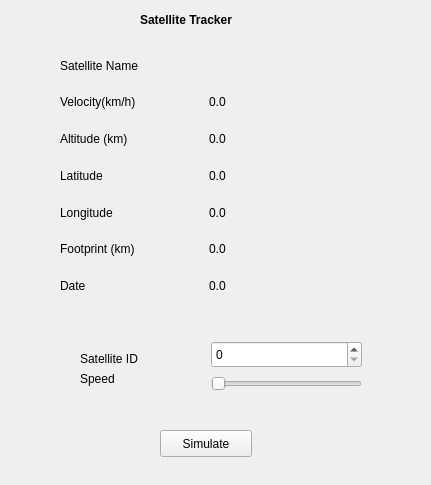
<?xml version="1.0" encoding="UTF-8"?>
<ui version="4.0">
 <class>Interface</class>
 <widget class="QWidget" name="Interface">
  <property name="geometry">
   <rect>
    <x>0</x>
    <y>0</y>
    <width>431</width>
    <height>485</height>
   </rect>
  </property>
  <property name="windowTitle">
   <string>Interface</string>
  </property>
  <property name="autoFillBackground">
   <bool>false</bool>
  </property>
  <widget class="QLabel" name="label_4">
   <property name="geometry">
    <rect>
     <x>140</x>
     <y>10</y>
     <width>121</width>
     <height>20</height>
    </rect>
   </property>
   <property name="font">
    <font>
     <weight>75</weight>
     <bold>true</bold>
    </font>
   </property>
   <property name="text">
    <string>Satellite Tracker</string>
   </property>
  </widget>
  <widget class="QWidget" name="layoutWidget">
   <property name="geometry">
    <rect>
     <x>50</x>
     <y>40</y>
     <width>311</width>
     <height>271</height>
    </rect>
   </property>
   <layout class="QGridLayout" name="gridLayout">
    <property name="margin">
     <number>10</number>
    </property>
    <item row="0" column="0">
     <widget class="QLabel" name="label">
      <property name="text">
       <string>Satellite Name</string>
      </property>
     </widget>
    </item>
    <item row="2" column="1">
     <widget class="QLabel" name="velocity">
      <property name="text">
       <string>0.0</string>
      </property>
     </widget>
    </item>
    <item row="3" column="0">
     <widget class="QLabel" name="label_3">
      <property name="text">
       <string>Altitude (km)</string>
      </property>
     </widget>
    </item>
    <item row="3" column="1">
     <widget class="QLabel" name="altitude">
      <property name="text">
       <string>0.0</string>
      </property>
     </widget>
    </item>
    <item row="4" column="0">
     <widget class="QLabel" name="label_5">
      <property name="text">
       <string>Latitude</string>
      </property>
     </widget>
    </item>
    <item row="5" column="0">
     <widget class="QLabel" name="label_7">
      <property name="text">
       <string>Longitude</string>
      </property>
     </widget>
    </item>
    <item row="4" column="1">
     <widget class="QLabel" name="latitude">
      <property name="text">
       <string>0.0</string>
      </property>
     </widget>
    </item>
    <item row="5" column="1">
     <widget class="QLabel" name="longitude">
      <property name="text">
       <string>0.0</string>
      </property>
     </widget>
    </item>
    <item row="7" column="1">
     <widget class="QLabel" name="date">
      <property name="text">
       <string>0.0</string>
      </property>
     </widget>
    </item>
    <item row="2" column="0">
     <widget class="QLabel" name="label_2">
      <property name="text">
       <string>Velocity(km/h)</string>
      </property>
     </widget>
    </item>
    <item row="6" column="1">
     <widget class="QLabel" name="footprint">
      <property name="text">
       <string>0.0</string>
      </property>
     </widget>
    </item>
    <item row="6" column="0">
     <widget class="QLabel" name="label_8">
      <property name="text">
       <string>Footprint (km)</string>
      </property>
     </widget>
    </item>
    <item row="7" column="0">
     <widget class="QLabel" name="label_6">
      <property name="text">
       <string>Date</string>
      </property>
     </widget>
    </item>
    <item row="0" column="1">
     <widget class="QLabel" name="satName">
      <property name="text">
       <string/>
      </property>
     </widget>
    </item>
   </layout>
  </widget>
  <widget class="QPushButton" name="simulate">
   <property name="geometry">
    <rect>
     <x>160</x>
     <y>430</y>
     <width>92</width>
     <height>27</height>
    </rect>
   </property>
   <property name="text">
    <string>Simulate</string>
   </property>
  </widget>
  <widget class="QSlider" name="timeSpeed">
   <property name="geometry">
    <rect>
     <x>211</x>
     <y>374</y>
     <width>151</width>
     <height>19</height>
    </rect>
   </property>
   <property name="orientation">
    <enum>Qt::Horizontal</enum>
   </property>
  </widget>
  <widget class="QLabel" name="label_9">
   <property name="geometry">
    <rect>
     <x>80</x>
     <y>370</y>
     <width>40</width>
     <height>17</height>
    </rect>
   </property>
   <property name="text">
    <string>Speed</string>
   </property>
  </widget>
  <widget class="QSpinBox" name="satID">
   <property name="geometry">
    <rect>
     <x>211</x>
     <y>341</y>
     <width>151</width>
     <height>27</height>
    </rect>
   </property>
  </widget>
  <widget class="QLabel" name="label_10">
   <property name="geometry">
    <rect>
     <x>80</x>
     <y>350</y>
     <width>72</width>
     <height>17</height>
    </rect>
   </property>
   <property name="text">
    <string>Satellite ID</string>
   </property>
  </widget>
  <zorder>label_4</zorder>
  <zorder>layoutWidget</zorder>
  <zorder>simulate</zorder>
  <zorder>timeSpeed</zorder>
  <zorder>label_9</zorder>
  <zorder>satID</zorder>
  <zorder>label_10</zorder>
  <zorder>satID</zorder>
  <zorder>timeSpeed</zorder>
  <zorder>label_10</zorder>
 </widget>
 <layoutdefault spacing="6" margin="11"/>
 <resources/>
 <connections/>
</ui>
